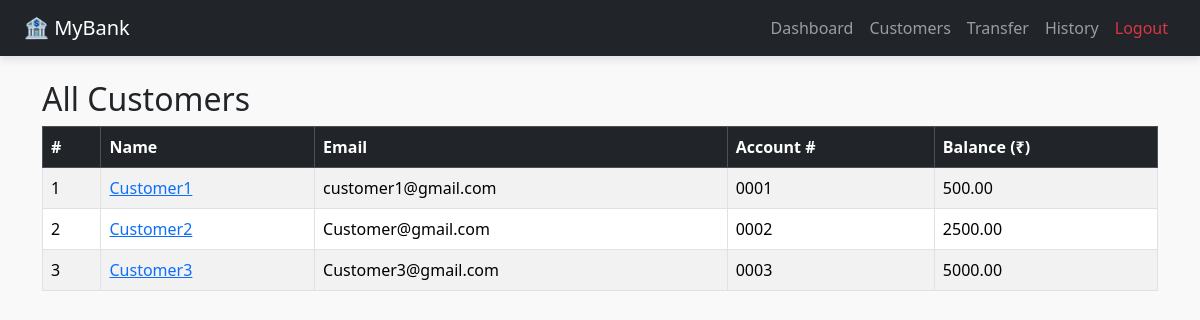
The page /customers/ (signed in) on the database its author committed.
### bank_app/models.py (models this page shows, shortened)
class Customer(models.Model):
    name = models.CharField(max_length=100)
    email = models.EmailField(unique=True)
    account_number = models.CharField(max_length=20, unique=True)
    balance = models.DecimalField(max_digits=12, decimal_places=2)

### bank_app/views.py (the view)
# urls.py: path('customers/', views.customer_list, name='customer_list'),
@group_required('AdminGroup')
@login_required
def customer_list(request):
    customers = Customer.objects.all()
    return render(request, 'bank_app/customer_list.html', {'customers': customers})

### bank_app/templates/bank_app/customer_list.html (shortened to what this page needs)
{% extends 'bank_app/base.html' %}
{% block content %}
<h2>All Customers</h2>
<table class="table table-bordered table-striped">
    <thead class="table-dark">
        <tr>
            <th>#</th>
            <th>Name</th>
            <th>Email</th>
            <th>Account #</th>
            <th>Balance (₹)</th>
        </tr>
    </thead>
    <tbody>
        {% for customer in customers %}
        <tr>
            <td>{{ forloop.counter }}</td>
            <td><a href="{% url 'customer_detail' customer.pk %}">{{ customer.name }}</a></td>
            <td>{{ customer.email }}</td>
            <td>{{ customer.account_number }}</td>
            <td>{{ customer.balance }}</td>
        </tr>
        {% endfor %}
    </tbody>
</table>
{% endblock %}

### bank_app/templates/bank_app/base.html (style rules this page uses)
body { background-color: #f9f9f9; }

### rows shown on the page
Customer: name "Customer1", email "customer1@gmail.com", account_number "0001", balance "500.00"
Customer: name "Customer2", email "Customer@gmail.com", account_number "0002", balance "2500.00"
Customer: name "Customer3", email "Customer3@gmail.com", account_number "0003", balance "5000.00"
